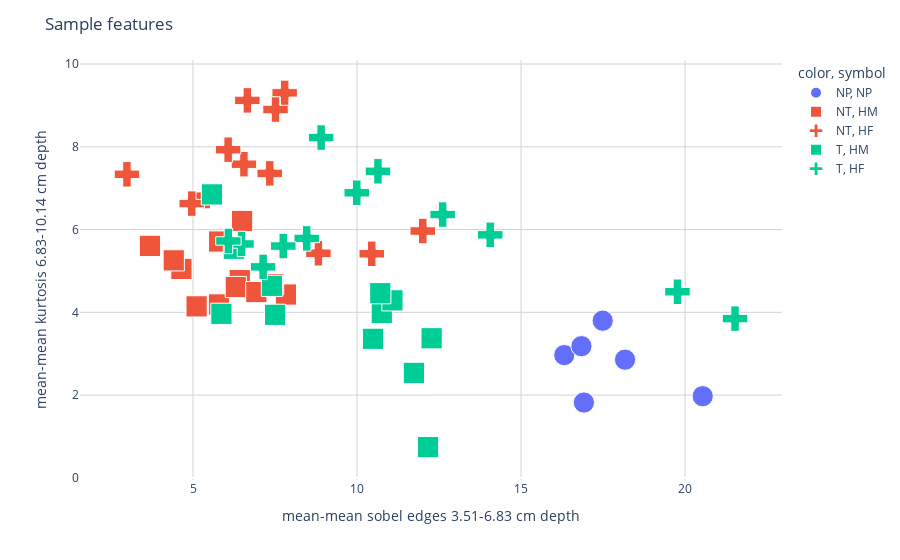

Notebook code for this chart:
### Markdown cell above
These results differ slightly from those presented in the accompanying slides due to inclusion here of scan 30, but the conclusions are the same: **t-SNE components illustrate strongly separated clusters by soil treatment.**

ANOVA: 
- Significant differences in t-SNE_1 by fertilizer (P ~ 1E-13)
- Significant differences in t-SNE_2 by both fertilizer (P ~ 1E-8), and tillage (P ~ 1.8E-6)


While t-SNE is excellent for visualizing clusters, a downside is no direct or deterministic mapping between original features and t-SNE components, which can make it tricky to draw to many conclusions beyond the visualizations of clusters one can make with t-SNE outputs. But we can still observe strong correlations for different components:

- t-SNE_1 - strongly correlated with skew and kurtosis (which seem negatively correlated with each other).
- t-SNE_2 - strongly (negatively) correlated with sobel edge features.

See the correlation coefficients below.

### Code cell
Xall = X.copy();
Xall['tsne_1'] = X_tsne[:, 0]
Xall['tsne_2'] = X_tsne[:, 1]
correlation_matrix = Xall.corr()

# Sort the correlations in descending order to find the most influential variables for tsne_1
sorted_correlation_tsne_1 = correlation_matrix['tsne_1'].sort_values(ascending=False)

# Sort the correlations in descending order to find the most influential variables for tsne_2
sorted_correlation_tsne_2 = correlation_matrix['tsne_2'].sort_values(ascending=False)

# Print the sorted correlations
print("Most influential variables for tsne_1:")
print(sorted_correlation_tsne_1)

print("\nMost influential variables for tsne_2:")
print(sorted_correlation_tsne_2)

# Plot sample features 
fig = px.scatter(x=X['edge_mean_mean_3.51'], y=X['kurt_mean_mean_6.824999999999999'], color=yt, size=np.full(len(X_tsne), 1),size_max=15,symbol=yf,symbol_sequence=custom_symbols)
fig.update_layout(
    title="Sample features",
    xaxis_title="mean-mean sobel edges 3.51-6.83 cm depth",
    yaxis_title="mean-mean kurtosis 6.83-10.14 cm depth",
    xaxis=dict(showgrid=True, gridcolor='lightgray'),  # Customize x-axis grid lines
    yaxis=dict(showgrid=True, gridcolor='lightgray'),  # Customize y-axis grid lines
    plot_bgcolor='white'  # Set the background color to white 
)
fig.update_traces(marker=dict(opacity=1, line=dict(width=1)))
fig.show()

### Figure 1 — Plotly figure (JSON) as saved in the notebook; plotly's stock layout.template omitted (floating-point values rounded to 4 significant figures)
{"data": [{"hovertemplate": "color=NP<br>symbol=NP<br>x=%{x}<br>y=%{y}<br>size=%{marker.size}<extra></extra>", "legendgroup": "NP, NP", "marker": {"color": "#636efa", "line": {"width": 1}, "opacity": 1, "size": [1, 1, 1, 1, 1, 1], "sizemode": "area", "sizeref": 0.004444, "symbol": "circle"}, "mode": "markers", "name": "NP, NP", "orientation": "v", "showlegend": true, "type": "scatter", "x": [18.17, 16.32, 17.49, 20.54, 16.84, 16.92], "xaxis": "x", "y": [2.856, 2.967, 3.798, 1.973, 3.182, 1.821], "yaxis": "y"}, {"hovertemplate": "color=NT<br>symbol=HM<br>x=%{x}<br>y=%{y}<br>size=%{marker.size}<extra></extra>", "legendgroup": "NT, HM", "marker": {"color": "#EF553B", "line": {"width": 1}, "opacity": 1, "size": [1, 1, 1, 1, 1, 1, 1, 1, 1, 1, 1, 1], "sizemode": "area", "sizeref": 0.004444, "symbol": "square"}, "mode": "markers", "name": "NT, HM", "orientation": "v", "showlegend": true, "type": "scatter", "x": [4.647, 7.832, 7.441, 5.796, 5.11, 5.793, 4.413, 6.425, 6.305, 6.93, 6.497, 3.687], "xaxis": "x", "y": [5.049, 4.43, 4.68, 5.711, 4.144, 4.19, 5.256, 4.779, 4.611, 4.489, 6.207, 5.606], "yaxis": "y"}, {"hovertemplate": "color=NT<br>symbol=HF<br>x=%{x}<br>y=%{y}<br>size=%{marker.size}<extra></extra>", "legendgroup": "NT, HF", "marker": {"color": "#EF553B", "line": {"width": 1}, "opacity": 1, "size": [1, 1, 1, 1, 1, 1, 1, 1, 1, 1, 1, 1], "sizemode": "area", "sizeref": 0.004444, "symbol": "cross"}, "mode": "markers", "name": "NT, HF", "orientation": "v", "showlegend": true, "type": "scatter", "x": [8.823, 7.795, 10.45, 5.405, 4.962, 6.657, 12.0, 6.553, 7.339, 7.516, 6.071, 2.987], "xaxis": "x", "y": [5.427, 9.303, 5.415, 6.808, 6.627, 9.122, 5.965, 7.579, 7.358, 8.9, 7.93, 7.335], "yaxis": "y"}, {"hovertemplate": "color=T<br>symbol=HM<br>x=%{x}<br>y=%{y}<br>size=%{marker.size}<extra></extra>", "legendgroup": "T, HM", "marker": {"color": "#00cc96", "line": {"width": 1}, "opacity": 1, "size": [1, 1, 1, 1, 1, 1, 1, 1, 1, 1, 1, 1], "sizemode": "area", "sizeref": 0.004444, "symbol": "square"}, "mode": "markers", "name": "T, HM", "orientation": "v", "showlegend": true, "type": "scatter", "x": [5.578, 10.76, 7.502, 11.73, 10.49, 6.246, 11.08, 12.17, 12.27, 7.407, 10.71, 5.866], "xaxis": "x", "y": [6.85, 3.984, 3.94, 2.537, 3.36, 5.536, 4.29, 0.7421, 3.373, 4.64, 4.462, 3.964], "yaxis": "y"}, {"hovertemplate": "color=T<br>symbol=HF<br>x=%{x}<br>y=%{y}<br>size=%{marker.size}<extra></extra>", "legendgroup": "T, HF", "marker": {"color": "#00cc96", "line": {"width": 1}, "opacity": 1, "size": [1, 1, 1, 1, 1, 1, 1, 1, 1, 1, 1, 1], "sizemode": "area", "sizeref": 0.004444, "symbol": "cross"}, "mode": "markers", "name": "T, HF", "orientation": "v", "showlegend": true, "type": "scatter", "x": [8.466, 6.479, 12.61, 10.64, 9.992, 6.079, 19.77, 14.06, 7.752, 8.906, 7.138, 21.52], "xaxis": "x", "y": [5.787, 5.652, 6.362, 7.408, 6.89, 5.725, 4.497, 5.872, 5.601, 8.224, 5.098, 3.848], "yaxis": "y"}], "layout": {"legend": {"itemsizing": "constant", "title": {"text": "color, symbol"}, "tracegroupgap": 0}, "margin": {"t": 60}, "plot_bgcolor": "white", "title": {"text": "Sample features"}, "xaxis": {"anchor": "y", "domain": [0, 1], "gridcolor": "lightgray", "showgrid": true, "title": {"text": "mean-mean sobel edges 3.51-6.83 cm depth"}}, "yaxis": {"anchor": "x", "domain": [0, 1], "gridcolor": "lightgray", "showgrid": true, "title": {"text": "mean-mean kurtosis 6.83-10.14 cm depth"}}}}
